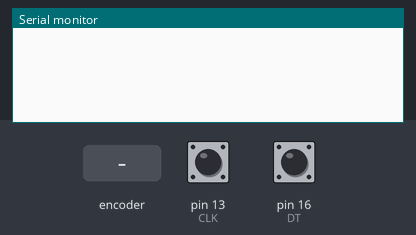
Simulated run of this sketch. Board: Arduino Uno, built with avr-gcc and run on an emulated ATmega328P. On the bench: the last lines printed to the serial monitor. The inputs (shaded band) are chosen by the test bench; at power-on: pin 13 (CLK) HIGH, pin 16 (DT) HIGH.

Above: at 1.2 s.
1.3 s: rotary encoder on pin 13 (CLK) / pin 16 (DT) turned 1 step (first pin leading)
At 2.4 s:
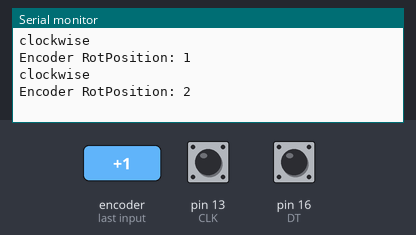
3.0 s: rotary encoder on pin 13 (CLK) / pin 16 (DT) turned 2 steps (second pin leading)
At 3.8 s:
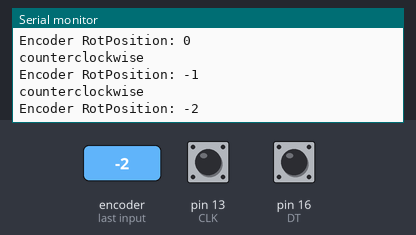
Timing chart, 0 to 6.0 s (numbered marks = the images above; inputs shaded):
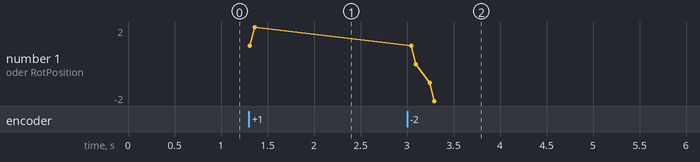

The sketch:

HW-040.ino
```cpp
int CLK = 13;  // Pin 9 to clk on encoder
int DT = 16;  // Pin 8 to DT on encoder

int RotPosition = 0;
int rotation;
int value;
boolean LeftRight;

void setup() {
  Serial.begin (9600);
  pinMode (CLK, INPUT);
  pinMode (DT, INPUT);

  rotation = digitalRead(CLK);
}
void loop() {
  value = digitalRead(CLK);
  if (value != rotation) { // we use the DT pin to find out which way we turning.
    if (digitalRead(DT) != value) {  // Clockwise
      RotPosition ++;
      LeftRight = true;
    } else { //Counterclockwise
      LeftRight = false;
      RotPosition--;
    }
    if (LeftRight) { // turning right will turn on red led.
      Serial.println ("clockwise");
    } else {       // turning left will turn on green led.
      Serial.println("counterclockwise");
    }
    Serial.print("Encoder RotPosition: ");
    Serial.println(RotPosition);
    // this will print in the serial monitor.

  }
  rotation = value;

//  Serial.print("CLK: ");
//  Serial.print(value);
//  Serial.print(" DT: ");
//  Serial.println(digitalRead(DT));
}
```

Measured:
- after the input at 1.3 s, the serial monitor: prints a new line at once (image 1)
- after the input at 3.0 s, the serial monitor: prints a new line at once (image 2)
- plotted number 1: 2 → -2 after the input at 3.0 s
